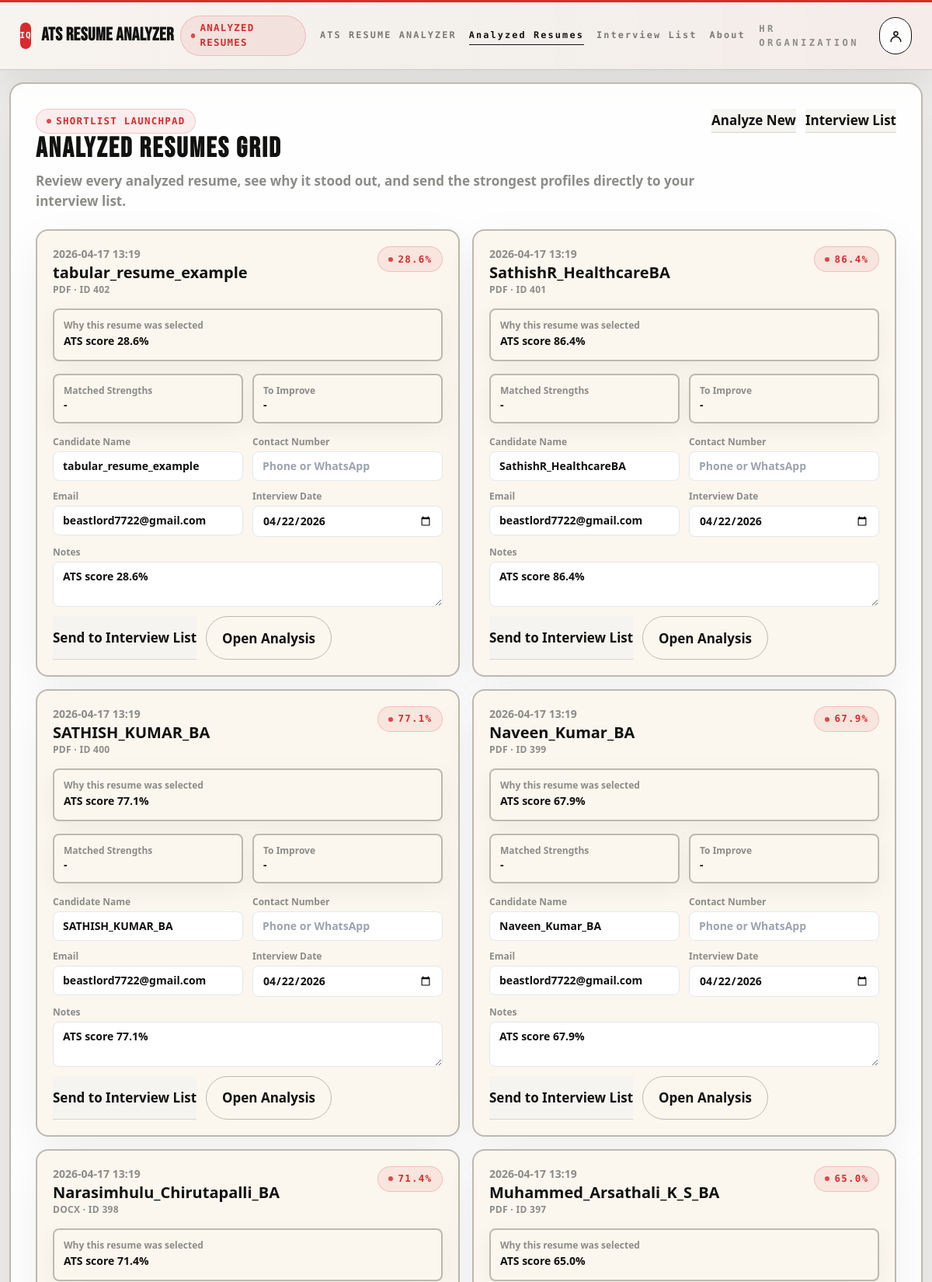
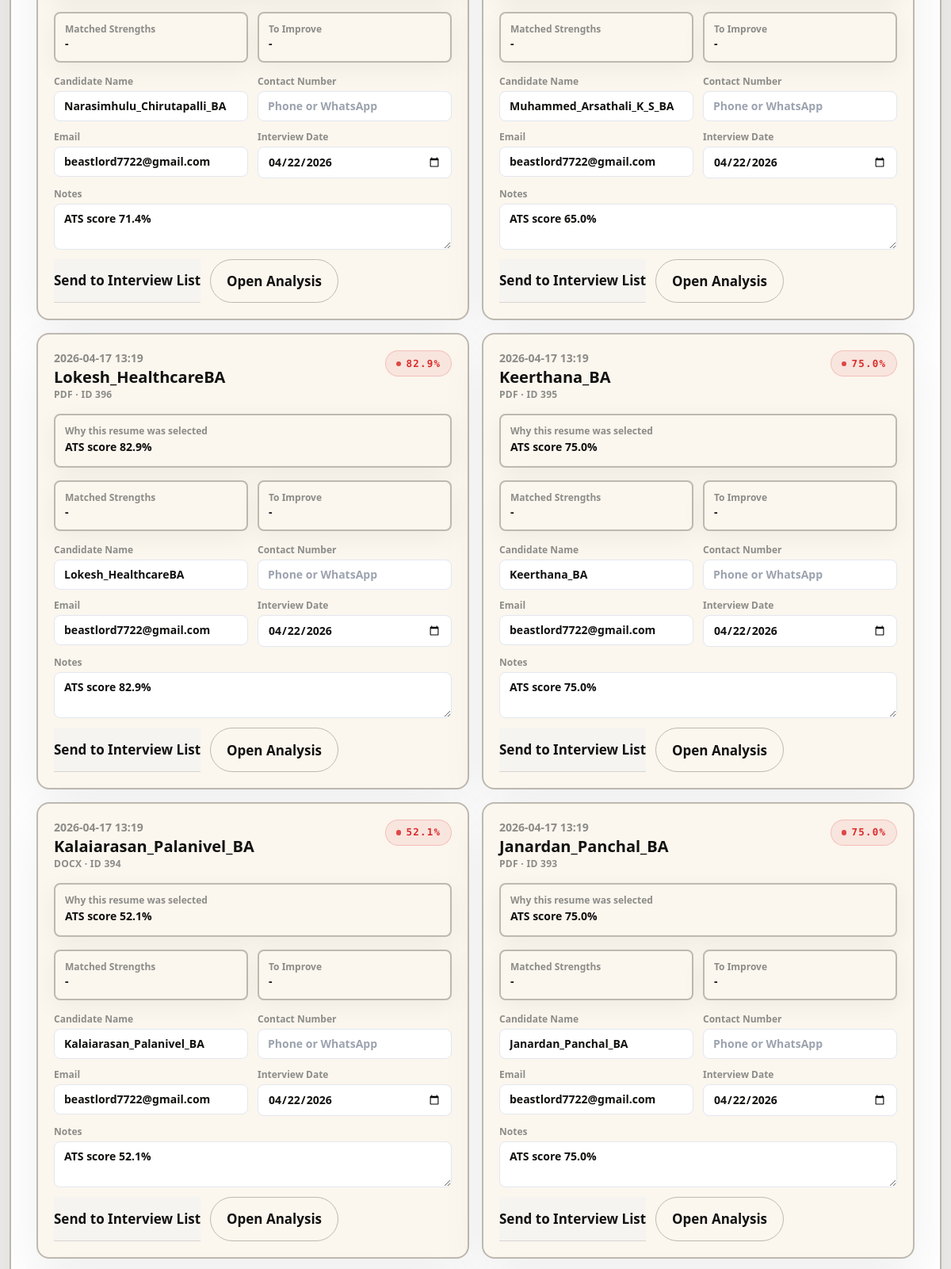
The page /analyzed-resumes (signed in, upper part) on the database its author committed (2 pictures, top to bottom).
### tables this page shows
CREATE TABLE resume_history(
        id INTEGER PRIMARY KEY,
        user_id INTEGER, score REAL, date TEXT, filename TEXT, Filetype TEXT, found TEXT, missing TEXT, rewritten TEXT, skills TEXT, batch_id TEXT, folder_name TEXT, job_skills TEXT, resume_skills TEXT);

### app.py (the view)
@app.get("/analyzed-resumes", response_class=HTMLResponse)
async def analyzed_resumes_page(request: Request) -> Response:
    user = require_hr(request)
    notice = request.session.pop("flash_message", "")
    tone = request.session.pop("flash_tone", "success")
    return templates.TemplateResponse(
        request,
        "analyzed_resumes.html",
        base_context(
            request,
            resumes=analyzed_resumes_for(int(user["id"])),
            notice=notice,
            notice_tone=tone,
            today=datetime.now().strftime("%Y-%m-%d"),
            is_admin=is_admin_user(user),
        ),
    )

### templates/analyzed_resumes.html (shortened to what this page needs)
<!DOCTYPE html>
<html lang="en">
<head>
  <script src="https://cdn.tailwindcss.com"></script>
</head>
<body class="app-shell">
  {% set page_badge = "Analyzed Resumes" %}
  {% set page_cta_href = "/interview-list" %}
  {% set page_cta_label = "Go to Interview List" %}
  {% set active_page = "/analyzed-resumes" %}
  {% include "_app_topbar.html" %}
  <div class="page-wrap page-wrap--content">
    <div class="glass-panel p-6 md:p-8">
      <div class="page-hero page-hero--compact">
        <div class="page-hero__copy">
          <p class="badge-pill">Shortlist Launchpad</p>
          <h1 class="brand-title text-3xl md:text-4xl font-bold">Analyzed Resumes Grid</h1>
          <p class="text-muted mt-2">Review every analyzed resume, see why it stood out, and send the strongest profiles directly to your interview list.</p>
        </div>
        <div class="page-hero__actions">
          <a class="app-cta" href="/">Analyze New</a>
          <a class="app-cta" href="/interview-list">Interview List</a>
        </div>
      </div>
      <div class="grid md:grid-cols-2 xl:grid-cols-3 gap-4 mt-6">
        {% for r in resumes %}
        <div class="glass-card p-5 flex flex-col gap-4">
          <div class="flex items-start justify-between gap-3">
            <div>
              <div class="text-sm text-muted">{{ r.date or "-" }}</div>
              <div class="text-xl font-semibold">{{ r.candidate_name }}</div>
              <div class="text-xs text-muted uppercase tracking-wide">{{ r.filetype or "-" }} · ID {{ r.id }}</div>
            </div>
            <span class="badge-pill">{{ r.score_display }}</span>
          </div>
          <div class="panel-soft p-3 rounded-lg">
            <div class="text-xs text-muted">Why this resume was selected</div>
            <div class="text-sm font-semibold leading-6">{{ r.selection_reason }}</div>
          </div>
          <div class="grid grid-cols-2 gap-3">
            <div class="panel-soft p-3 rounded-lg">
              <div class="text-xs text-muted">Matched Strengths</div>
              <div class="text-sm font-semibold">{{ r.found_preview }}</div>
            </div>
            <div class="panel-soft p-3 rounded-lg">
              <div class="text-xs text-muted">To Improve</div>
              <div class="text-sm font-semibold">{{ r.missing_preview }}</div>
            </div>
          </div>
          <form class="grid grid-cols-1 md:grid-cols-2 gap-3" method="POST" action="/interview-list">
            <label class="flex flex-col gap-1 text-sm font-semibold">
              <span class="text-xs text-muted">Candidate Name</span>
              <input name="candidate_name" value="{{ r.candidate_name }}" class="w-full rounded-lg border border-slate-200 px-3 py-2 focus:border-slate-500 focus:outline-none" required>
            </label>
            <label class="flex flex-col gap-1 text-sm font-semibold">
              <span class="text-xs text-muted">Contact Number</span>
              <input name="contact" value="{{ r.contact }}" placeholder="Phone or WhatsApp" class="w-full rounded-lg border border-slate-200 px-3 py-2 focus:border-slate-500 focus:outline-none">
            </label>
            <label class="flex flex-col gap-1 text-sm font-semibold">
              <span class="text-xs text-muted">Email</span>
              <input name="email" type="email" value="{{ r.email or request.session.get('user_email') or '' }}" class="w-full rounded-lg border border-slate-200 px-3 py-2 focus:border-slate-500 focus:outline-none">
            </label>
            <label class="flex flex-col gap-1 text-sm font-semibold">
              <span class="text-xs text-muted">Interview Date</span>
              <input name="interview_date" type="date" min="{{ today }}" value="{{ today }}" class="w-full rounded-lg border border-slate-200 px-3 py-2 focus:border-slate-500 focus:outline-none">
            </label>
            <label class="flex flex-col gap-1 text-sm font-semibold md:col-span-2">
              <span class="text-xs text-muted">Notes</span>
              <textarea name="notes" rows="2" class="w-full rounded-lg border border-slate-200 px-3 py-2 focus:border-slate-500 focus:outline-none">{{ r.selection_reason }}</textarea>
            </label>
            <div class="flex flex-wrap gap-3 md:col-span-2">
              <button type="submit" class="app-cta">Send to Interview List</button>
              <a class="btn-secondary" href="/history/{{ r.id }}">Open Analysis</a>
            </div>
          </form>
        </div>
        {% else %}
        <div class="panel-soft p-6 rounded-xl col-span-full text-center text-muted">
          No analyzed resumes yet. <a class="text-red-500 underline" href="/">Run your first analysis</a>.
        </div>
        {% endfor %}
      </div>
    </div>
  </div>
</body>
</html>

### rows shown on the page
resume_history: date "2026-04-17 13:19", candidate_name "tabular_resume_example", Filetype "PDF", id "402", score_display "28.6%", selection_reason "ATS score 28.6%", found_preview "-", missing_preview "-", email "beastlord7722@gmail.com", interview_date "04/22/2026", notes "ATS score 28.6%"
resume_history: date "2026-04-17 13:19", candidate_name "SathishR_HealthcareBA", Filetype "PDF", id "401", score_display "86.4%", selection_reason "ATS score 86.4%", found_preview "-", missing_preview "-", email "beastlord7722@gmail.com", interview_date "04/22/2026", notes "ATS score 86.4%"
resume_history: date "2026-04-17 13:19", candidate_name "SATHISH_KUMAR_BA", Filetype "PDF", id "400", score_display "77.1%", selection_reason "ATS score 77.1%", found_preview "-", missing_preview "-", email "beastlord7722@gmail.com", interview_date "04/22/2026", notes "ATS score 77.1%"
resume_history: date "2026-04-17 13:19", candidate_name "Naveen_Kumar_BA", Filetype "PDF", id "399", score_display "67.9%", selection_reason "ATS score 67.9%", found_preview "-", missing_preview "-", email "beastlord7722@gmail.com", interview_date "04/22/2026", notes "ATS score 67.9%"
resume_history: date "2026-04-17 13:19", candidate_name "Narasimhulu_Chirutapalli_BA", Filetype "DOCX", id "398", score_display "71.4%", selection_reason "ATS score 71.4%", found_preview "-", missing_preview "-", email "beastlord7722@gmail.com", interview_date "04/22/2026", notes "ATS score 71.4%"
resume_history: date "2026-04-17 13:19", candidate_name "Muhammed_Arsathali_K_S_BA", Filetype "PDF", id "397", score_display "65.0%", selection_reason "ATS score 65.0%", found_preview "-", missing_preview "-", email "beastlord7722@gmail.com", interview_date "04/22/2026", notes "ATS score 65.0%"
resume_history: date "2026-04-17 13:19", candidate_name "Lokesh_HealthcareBA", Filetype "PDF", id "396", score_display "82.9%", selection_reason "ATS score 82.9%", found_preview "-", missing_preview "-", email "beastlord7722@gmail.com", interview_date "04/22/2026", notes "ATS score 82.9%"
resume_history: date "2026-04-17 13:19", candidate_name "Keerthana_BA", Filetype "PDF", id "395", score_display "75.0%", selection_reason "ATS score 75.0%", found_preview "-", missing_preview "-", email "beastlord7722@gmail.com", interview_date "04/22/2026", notes "ATS score 75.0%"
resume_history: date "2026-04-17 13:19", candidate_name "Kalaiarasan_Palanivel_BA", Filetype "DOCX", id "394", score_display "52.1%", selection_reason "ATS score 52.1%", found_preview "-", missing_preview "-", email "beastlord7722@gmail.com", interview_date "04/22/2026", notes "ATS score 52.1%"
resume_history: date "2026-04-17 13:19", candidate_name "Janardan_Panchal_BA", Filetype "PDF", id "393", score_display "75.0%", selection_reason "ATS score 75.0%", found_preview "-", missing_preview "-", email "beastlord7722@gmail.com", interview_date "04/22/2026", notes "ATS score 75.0%"

### other values the page prints
{{ page_badge }} "ANALYZED RESUMES"
{{ item.label }} "ATS RESUME ANALYZER" "Analyzed Resumes" "Interview List" "About"
{{ role_label }} "HR ORGANIZATION"
